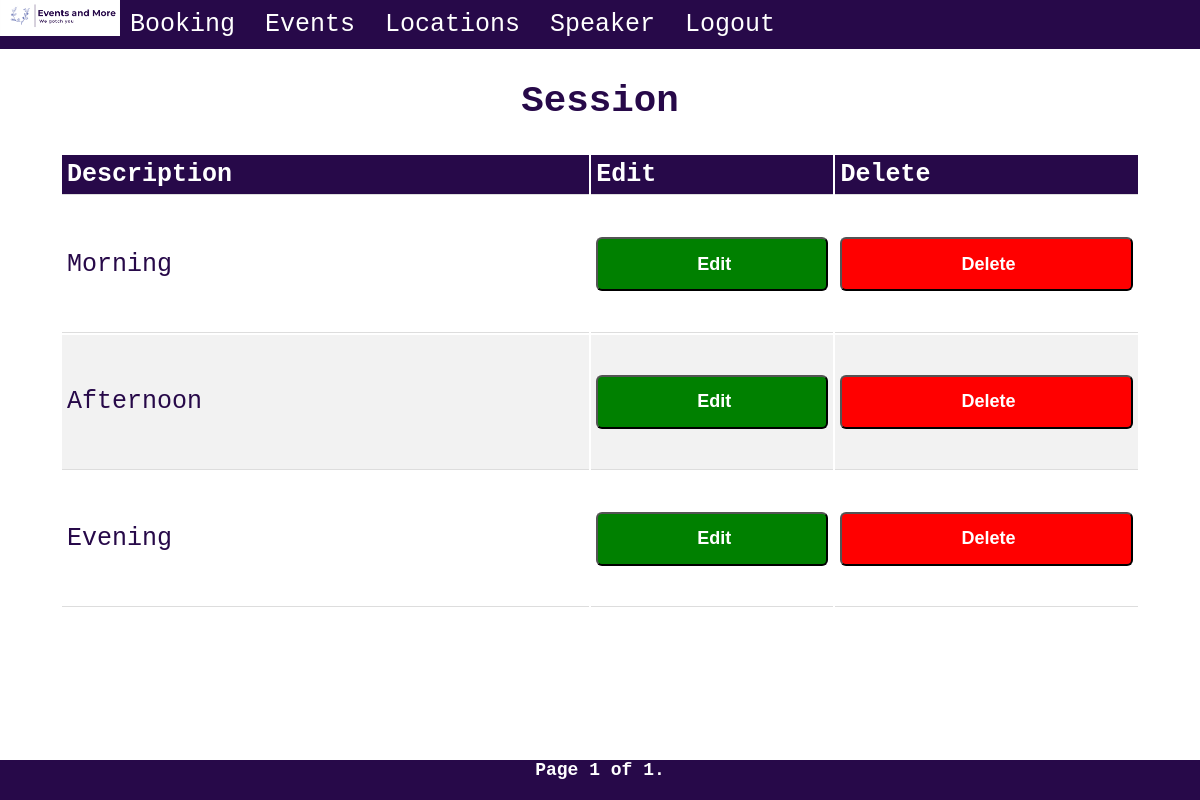
/showSession/ (signed in), run on the app's committed database.
### booking/models.py (models this page shows, shortened)
class Session(models.Model):
    description=models.CharField(max_length=100)

### booking/views.py (the view)
# urls.py: path('showSession/', views.SessionListView.as_view(), name='session'),
@method_decorator(login_required(login_url='/login/'), name='dispatch')
class SessionListView(generic.ListView ):
    Model=Session
    queryset=Session.objects.all()
    paginate_by = 5
    template_name="booking/showSession.html"
    context_object_name = 'session'

### booking/templates/booking/showSession.html (shortened to what this page needs)
{% extends "base.html" %}
{% load static %}
{% block content %}
{% if session %}
<div id="main-table">
    <table class="show-table">
<caption><h2>Session</h2></caption>
    <thead>
        <tr>
            <th>Description</th>
            <th>Edit</th>
            <th>Delete</th>
        </tr>
    </thead>
    <tbody>
        {% for session in page_obj %}
        <tr>
            <td>{{session.description}}</td>
            <td><form action="{% url 'updateSession' session.id %}" method="get">{% csrf_token %}<input class="edit" type="submit" value="Edit"></form></td>
            <td><form action="{% url 'deleteSession' session.id %}" method="post">{% csrf_token %}<input class="delete" type="submit" value="Delete"></form></td>
            {% endfor %}
        </tr>
    </tbody>
</table>
{% endif %}
{% endblock %}
{% block footer %}
<div class="pagination">
    <span class="step-links">
        <span class="current">
            Page {{ page_obj.number }} of {{ page_obj.paginator.num_pages }}.
        </span>
    </span>
</div>
</div>
{% endblock %}

### booking/static/style.css (style rules this page uses)
body { margin:0; }
#main-table { display: grid; grid-area: main; grid-template-columns: 5vw 30vw 30vw 30vw 5vw; grid-template-rows: 70vh 10vh ; grid-template-areas: "... table table table ..." "... pagination pagination pagination ..."; }
.show-table th, td { padding: 5px; text-align: left; border-bottom: 1px solid #ddd; }
.show-table tr:nth-child(even) { background-color: #f2f2f2; }
.show-table th { background-color: #270949; color: white; }
.show-table { grid-area: table; }
.pagination { grid-area:pagination; }
body { color: #270949; font-family: 'Courier New', Courier, monospace; font-size: 25px; }
input { padding: 0.8em; margin: 0.8em; margin-left: 1em; padding-left: 1em; }
.edit { background-color: green; border-radius: 6px; width:100%; height: 100%; margin: 0%; color: white; font-weight: 900; font-size: large; }
.delete { background-color: red; border-radius: 6px; width:100%; height: 100%; margin: 0%; color: white; font-weight: 900; font-size: large; }

### data on the page
Session: description "Morning"
Session: description "Afternoon"
Session: description "Evening"

### other printed values
{{ page_obj.number }} "1"
{{ page_obj.paginator.num_pages }} "1"
